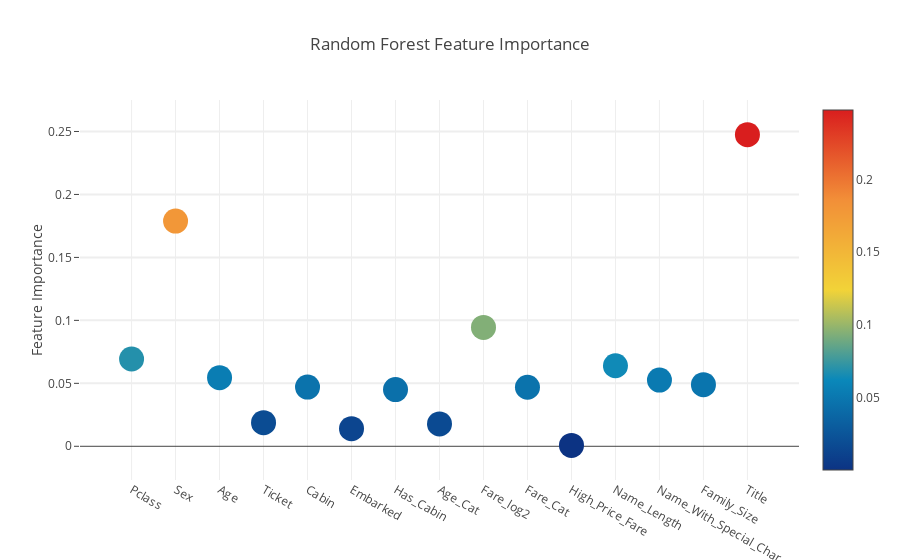
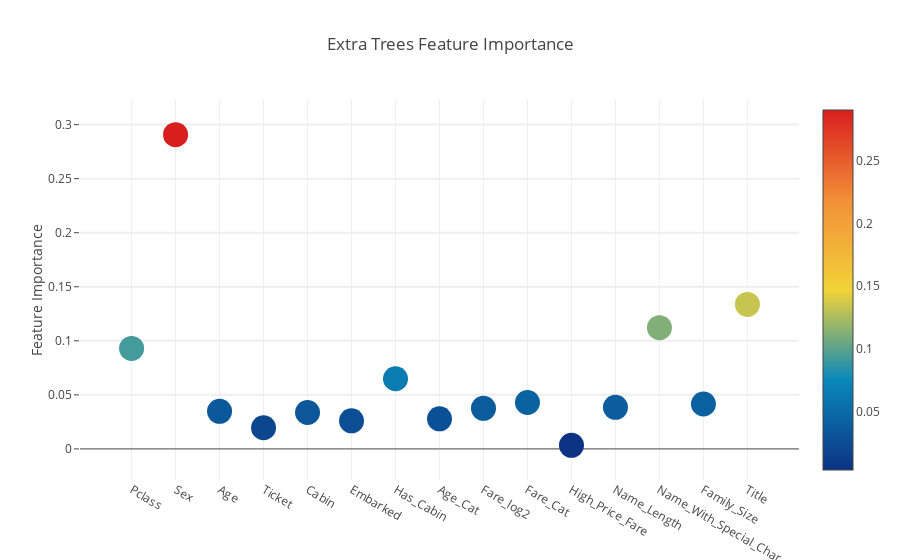
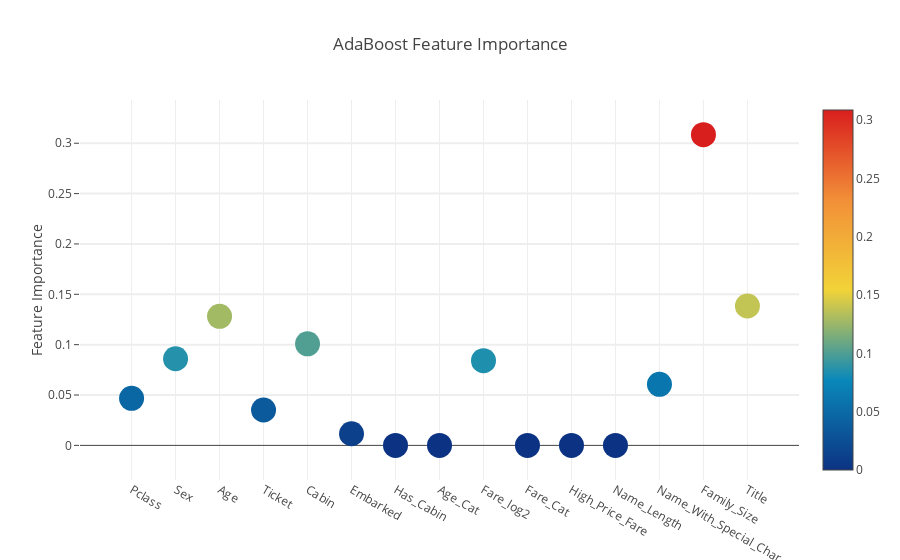
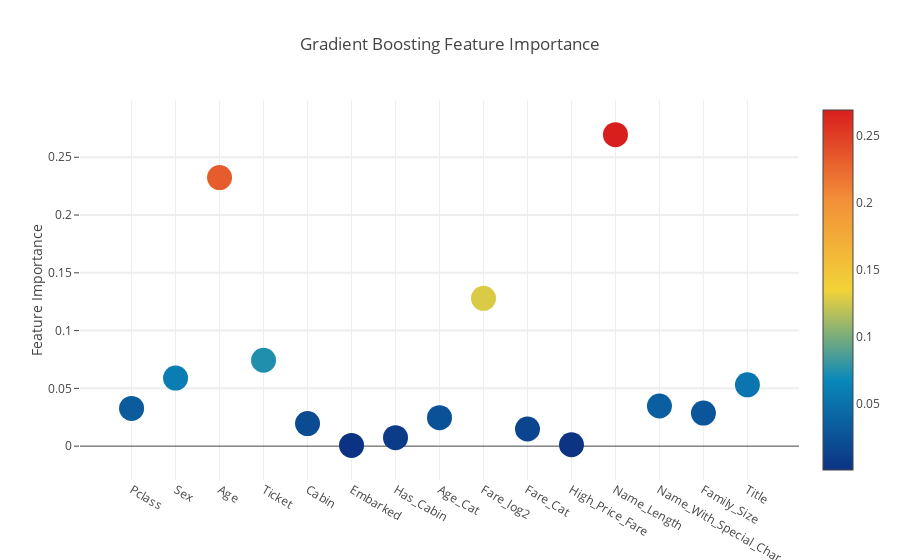

Source (notebook cell) for these figures, in order:
### Code cell
# Scatter plot 
trace = go.Scatter(
    y = feature_dataframe['Random Forest feature importances'].values,
    x = feature_dataframe['features'].values,
    mode='markers',
    marker=dict(
        sizemode = 'diameter',
        sizeref = 1,
        size = 25,
#       size= feature_dataframe['AdaBoost feature importances'].values,
        #color = np.random.randn(500), #set color equal to a variable
        color = feature_dataframe['Random Forest feature importances'].values,
        colorscale='Portland',
        showscale=True
    ),
    text = feature_dataframe['features'].values
)
data = [trace]

layout= go.Layout(
    autosize= True,
    title= 'Random Forest Feature Importance',
    hovermode= 'closest',
#     xaxis= dict(
#         title= 'Pop',
#         ticklen= 5,
#         zeroline= False,
#         gridwidth= 2,
#     ),
    yaxis=dict(
        title= 'Feature Importance',
        ticklen= 5,
        gridwidth= 2
    ),
    showlegend= False
)
fig = go.Figure(data=data, layout=layout)
py.iplot(fig,filename='scatter2010')

# Scatter plot 
trace = go.Scatter(
    y = feature_dataframe['Extra Trees  feature importances'].values,
    x = feature_dataframe['features'].values,
    mode='markers',
    marker=dict(
        sizemode = 'diameter',
        sizeref = 1,
        size = 25,
#       size= feature_dataframe['AdaBoost feature importances'].values,
        #color = np.random.randn(500), #set color equal to a variable
        color = feature_dataframe['Extra Trees  feature importances'].values,
        colorscale='Portland',
        showscale=True
    ),
    text = feature_dataframe['features'].values
)
data = [trace]

layout= go.Layout(
    autosize= True,
    title= 'Extra Trees Feature Importance',
    hovermode= 'closest',
#     xaxis= dict(
#         title= 'Pop',
#         ticklen= 5,
#         zeroline= False,
#         gridwidth= 2,
#     ),
    yaxis=dict(
        title= 'Feature Importance',
        ticklen= 5,
        gridwidth= 2
    ),
    showlegend= False
)
fig = go.Figure(data=data, layout=layout)
py.iplot(fig,filename='scatter2010')

# Scatter plot 
trace = go.Scatter(
    y = feature_dataframe['AdaBoost feature importances'].values,
    x = feature_dataframe['features'].values,
    mode='markers',
    marker=dict(
        sizemode = 'diameter',
        sizeref = 1,
        size = 25,
#       size= feature_dataframe['AdaBoost feature importances'].values,
        #color = np.random.randn(500), #set color equal to a variable
        color = feature_dataframe['AdaBoost feature importances'].values,
        colorscale='Portland',
        showscale=True
    ),
    text = feature_dataframe['features'].values
)
data = [trace]

layout= go.Layout(
    autosize= True,
    title= 'AdaBoost Feature Importance',
    hovermode= 'closest',
#     xaxis= dict(
#         title= 'Pop',
#         ticklen= 5,
#         zeroline= False,
#         gridwidth= 2,
#     ),
    yaxis=dict(
        title= 'Feature Importance',
        ticklen= 5,
        gridwidth= 2
    ),
    showlegend= False
)
fig = go.Figure(data=data, layout=layout)
py.iplot(fig,filename='scatter2010')

# Scatter plot 
trace = go.Scatter(
    y = feature_dataframe['Gradient Boost feature importances'].values,
    x = feature_dataframe['features'].values,
    mode='markers',
    marker=dict(
        sizemode = 'diameter',
        sizeref = 1,
        size = 25,
#       size= feature_dataframe['AdaBoost feature importances'].values,
        #color = np.random.randn(500), #set color equal to a variable
        color = feature_dataframe['Gradient Boost feature importances'].values,
        colorscale='Portland',
        showscale=True
    ),
    text = feature_dataframe['features'].values
)
data = [trace]

layout= go.Layout(
    autosize= True,
    title= 'Gradient Boosting Feature Importance',
    hovermode= 'closest',
#     xaxis= dict(
#         title= 'Pop',
#         ticklen= 5,
#         zeroline= False,
#         gridwidth= 2,
#     ),
    yaxis=dict(
        title= 'Feature Importance',
        ticklen= 5,
        gridwidth= 2
    ),
    showlegend= False
)
fig = go.Figure(data=data, layout=layout)
py.iplot(fig,filename='scatter2010')

### Figure 1 — Plotly figure (JSON) as saved in the notebook; plotly's stock layout.template omitted (floating-point values rounded to 4 significant figures)
{"data": [{"marker": {"color": [0.06933, 0.1788, 0.05447, 0.01873, 0.04699, 0.01398, 0.04501, 0.01775, 0.09438, 0.04687, 0.0007278, 0.06393, 0.05258, 0.0489, 0.2475], "colorscale": "Portland", "showscale": true, "size": 25, "sizemode": "diameter", "sizeref": 1}, "mode": "markers", "text": ["Pclass", "Sex", "Age", "Ticket", "Cabin", "Embarked", "Has_Cabin", "Age_Cat", "Fare_log2", "Fare_Cat", "High_Price_Fare", "Name_Length", "Name_With_Special_Char", "Family_Size", "Title"], "type": "scatter", "x": ["Pclass", "Sex", "Age", "Ticket", "Cabin", "Embarked", "Has_Cabin", "Age_Cat", "Fare_log2", "Fare_Cat", "High_Price_Fare", "Name_Length", "Name_With_Special_Char", "Family_Size", "Title"], "y": [0.06933, 0.1788, 0.05447, 0.01873, 0.04699, 0.01398, 0.04501, 0.01775, 0.09438, 0.04687, 0.0007278, 0.06393, 0.05258, 0.0489, 0.2475]}], "layout": {"autosize": true, "hovermode": "closest", "showlegend": false, "title": "Random Forest Feature Importance", "yaxis": {"gridwidth": 2, "ticklen": 5, "title": "Feature Importance"}}}

### Figure 2 — Plotly figure (JSON) as saved in the notebook; plotly's stock layout.template omitted (floating-point values rounded to 4 significant figures)
{"data": [{"marker": {"color": [0.09292, 0.2907, 0.03478, 0.01956, 0.03371, 0.02601, 0.06491, 0.02784, 0.03753, 0.04292, 0.003272, 0.03847, 0.1122, 0.04154, 0.1336], "colorscale": "Portland", "showscale": true, "size": 25, "sizemode": "diameter", "sizeref": 1}, "mode": "markers", "text": ["Pclass", "Sex", "Age", "Ticket", "Cabin", "Embarked", "Has_Cabin", "Age_Cat", "Fare_log2", "Fare_Cat", "High_Price_Fare", "Name_Length", "Name_With_Special_Char", "Family_Size", "Title"], "type": "scatter", "x": ["Pclass", "Sex", "Age", "Ticket", "Cabin", "Embarked", "Has_Cabin", "Age_Cat", "Fare_log2", "Fare_Cat", "High_Price_Fare", "Name_Length", "Name_With_Special_Char", "Family_Size", "Title"], "y": [0.09292, 0.2907, 0.03478, 0.01956, 0.03371, 0.02601, 0.06491, 0.02784, 0.03753, 0.04292, 0.003272, 0.03847, 0.1122, 0.04154, 0.1336]}], "layout": {"autosize": true, "hovermode": "closest", "showlegend": false, "title": "Extra Trees Feature Importance", "yaxis": {"gridwidth": 2, "ticklen": 5, "title": "Feature Importance"}}}

### Figure 3 — Plotly figure (JSON) as saved in the notebook; plotly's stock layout.template omitted (floating-point values rounded to 4 significant figures)
{"data": [{"marker": {"color": [0.04672, 0.086, 0.1282, 0.03509, 0.1009, 0.01151, 0, 0, 0.08411, 0, 0, 0, 0.06059, 0.3086, 0.1384], "colorscale": "Portland", "showscale": true, "size": 25, "sizemode": "diameter", "sizeref": 1}, "mode": "markers", "text": ["Pclass", "Sex", "Age", "Ticket", "Cabin", "Embarked", "Has_Cabin", "Age_Cat", "Fare_log2", "Fare_Cat", "High_Price_Fare", "Name_Length", "Name_With_Special_Char", "Family_Size", "Title"], "type": "scatter", "x": ["Pclass", "Sex", "Age", "Ticket", "Cabin", "Embarked", "Has_Cabin", "Age_Cat", "Fare_log2", "Fare_Cat", "High_Price_Fare", "Name_Length", "Name_With_Special_Char", "Family_Size", "Title"], "y": [0.04672, 0.086, 0.1282, 0.03509, 0.1009, 0.01151, 0, 0, 0.08411, 0, 0, 0, 0.06059, 0.3086, 0.1384]}], "layout": {"autosize": true, "hovermode": "closest", "showlegend": false, "title": "AdaBoost Feature Importance", "yaxis": {"gridwidth": 2, "ticklen": 5, "title": "Feature Importance"}}}

### Figure 4 — Plotly figure (JSON) as saved in the notebook; plotly's stock layout.template omitted (floating-point values rounded to 4 significant figures)
{"data": [{"marker": {"color": [0.03267, 0.05887, 0.2325, 0.07433, 0.01954, 0.0006623, 0.00731, 0.02464, 0.1279, 0.01483, 0.001192, 0.2696, 0.03474, 0.02863, 0.05306], "colorscale": "Portland", "showscale": true, "size": 25, "sizemode": "diameter", "sizeref": 1}, "mode": "markers", "text": ["Pclass", "Sex", "Age", "Ticket", "Cabin", "Embarked", "Has_Cabin", "Age_Cat", "Fare_log2", "Fare_Cat", "High_Price_Fare", "Name_Length", "Name_With_Special_Char", "Family_Size", "Title"], "type": "scatter", "x": ["Pclass", "Sex", "Age", "Ticket", "Cabin", "Embarked", "Has_Cabin", "Age_Cat", "Fare_log2", "Fare_Cat", "High_Price_Fare", "Name_Length", "Name_With_Special_Char", "Family_Size", "Title"], "y": [0.03267, 0.05887, 0.2325, 0.07433, 0.01954, 0.0006623, 0.00731, 0.02464, 0.1279, 0.01483, 0.001192, 0.2696, 0.03474, 0.02863, 0.05306]}], "layout": {"autosize": true, "hovermode": "closest", "showlegend": false, "title": "Gradient Boosting Feature Importance", "yaxis": {"gridwidth": 2, "ticklen": 5, "title": "Feature Importance"}}}
